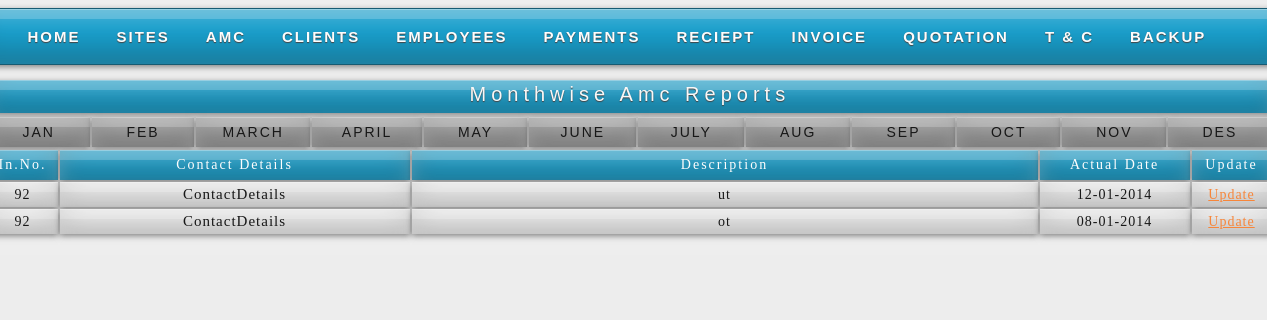
The app's page /montly.php, older data.
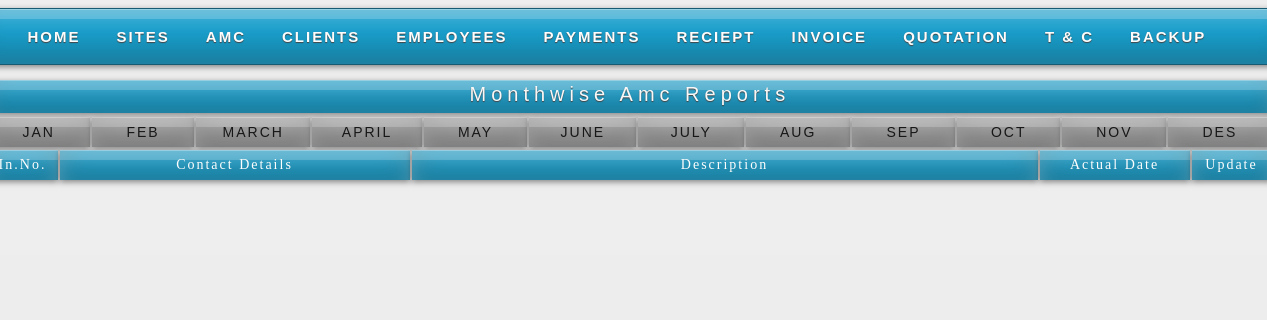
The same page, newer data.
### tables this page shows
CREATE TABLE IF NOT EXISTS `reminder` (
  `r_id` int(11) NOT NULL AUTO_INCREMENT,
  `i_id` int(11) NOT NULL,
  `r_name` varchar(25) NOT NULL,
  `r_des` varchar(100) NOT NULL,
  `r_date` date NOT NULL,
  `r_r` varchar(11) NOT NULL,
  PRIMARY KEY (`r_id`)
);

### montly.php (the view, shortened to what this page needs)
<html>
<head>
<link rel="stylesheet" href="styles.css" type="text/css" />
<link rel="stylesheet" href="styles2.css" type="text/css" />
<link rel="stylesheet" href="css/myStyle.css" type="text/css">
</head>
<body>
<div id="container">
    <div id="sub-header">
    <?php
	include("header.php");
	?>
<br />
		<div class="quotation"><center>Monthwise Amc Reports</center></div>
    <div class="mybody">
    <div class="page">
			<div class="menu">
			<table class="menuTable">
            <tr class="menu_header">
            <td id="link">Jan</td>
            <td id="link2">Feb</td>
            <td id="link3">March</td>
            <td id="link4">April</td>
            <td id="link5">May</td>
            <td id="link6">June</td>
            <td id="link7">July</td>
            <td id="link8">Aug</td>
            <td id="link9">Sep</td>
            <td id="link10">Oct</td>
            <td id="link11">Nov</td>
            <td id="link12">Des</td>
            </tr>
            </table>
			</div>
			<div class="info">
			<table class="emp_month">
        	<tr class="menu_header">
        	<td width="70">In.No.</td>
        	<td width="350">Contact Details</td>
        	<td>Description</td>
        	<td width="150">Actual Date</td>
        	<td width="80">Update</td>
        	</tr>
        	<?php
			$from_j=date('Y-01-01');
			$to_j=date('Y-01-31');
			$d3=date('Y-01-01');
			$date4=date('Y-01-31');
			$a3=date('Y-m-d', strtotime("$d3 +1 year"));
			$b3=date('Y-m-d', strtotime("$date4 +1 year"));
			$qry_j="select * from reminder where r_date >='".$from_j."' and r_date<='".$to_j."' or r_date >='".$a3."' and r_date<='".$b3."'";
			$res_j=mysql_query($qry_j);
			?>
        	<?php
				while($row_j=mysql_fetch_array($res_j))
				{
				echo "<tr class='pagi'>";
				echo "<td>";
				echo $row_j[1];
				echo "</td>";
				echo "<td class='print2'>";
        		echo '<a href=# alt=Image Tooltip rel=tooltip content="<table class=tool><tr><td id=con>Kind Attn I:</td><td>'.$row_j[2].'</td></tr><tr><td id=con>Contact No:</td><td>'.$row_j[8].'</td></tr><tr><td id=con>Kind Attn II:</td><td>'.$row_j[6].'</td></tr><tr><td id=con>Contact No:</td><td>'.$row_j[9].'</td></tr><tr><td id=con>Company Name:</td><td>'.$row_j[7].'</td></tr><tr><td id=con>Phone No:</td><td>'.$row_j[10].'</td></tr></table>">'.ContactDetails.'</a>'.'<br>';
        		echo "</td>";
				echo "<td>";
				echo $row_j[3];
				echo "</td>";
				echo "<td>";
				echo date('d-m-Y', strtotime($row_j[4]));
				echo "</td>";
				echo "<td class='up'>";
				echo "<a href='amc_month.php?id=$row_j[0]'>Update</a>";
				echo "</td>";
				echo"</tr>";
				}
			?>
        </table>
			</div>
		</div>
        </div>
    </div>
    </div>
</body>
</html>

Row changes from the older to the newer data that the page shows:
removed reminder: i "92", r_des "ut", r_date "12-01-2014"
removed reminder: i "92", r_des "ot", r_date "08-01-2014"
